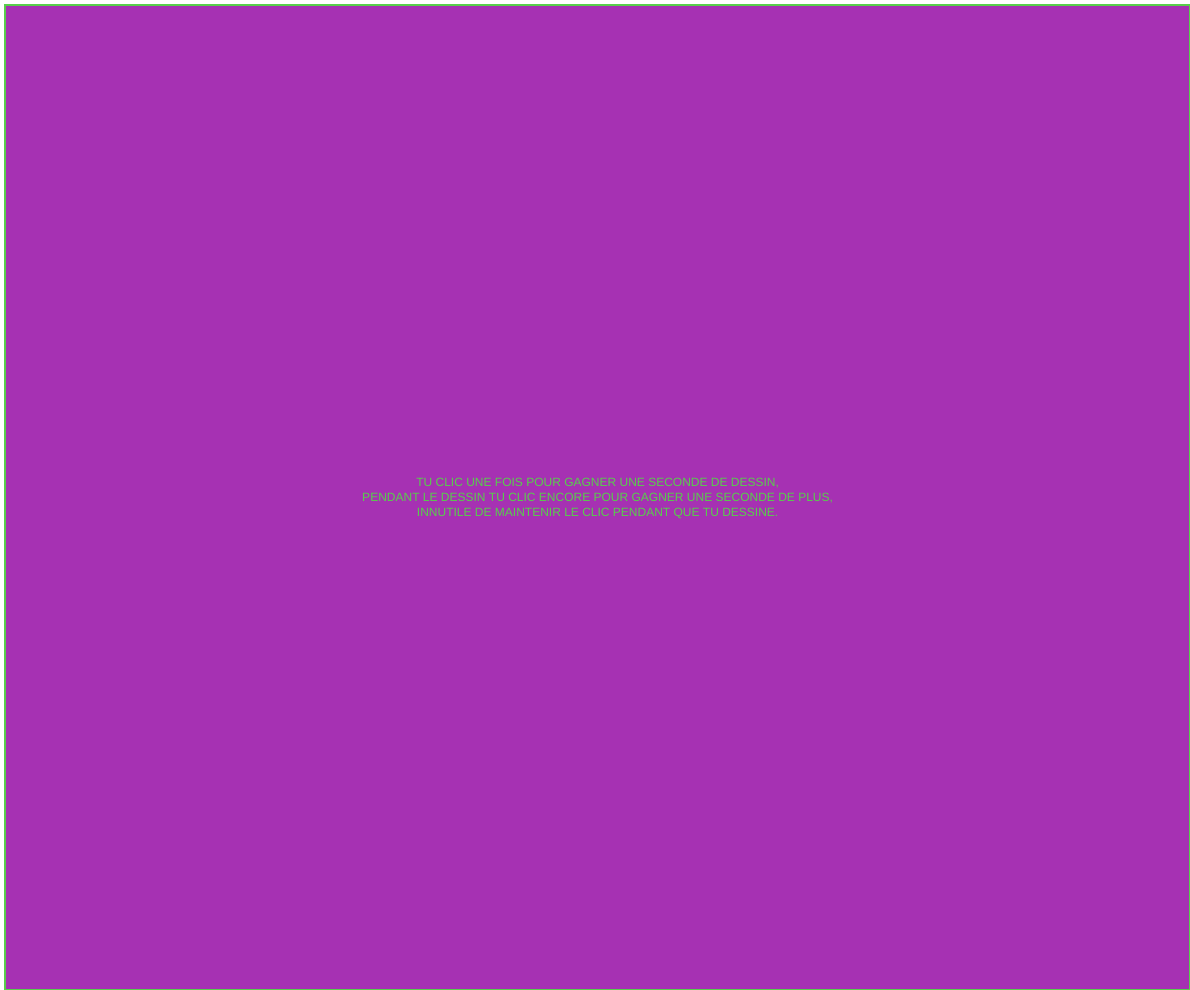
Frame 1 (no input)
Frame 60 (no input): identical to frame 1, image omitted
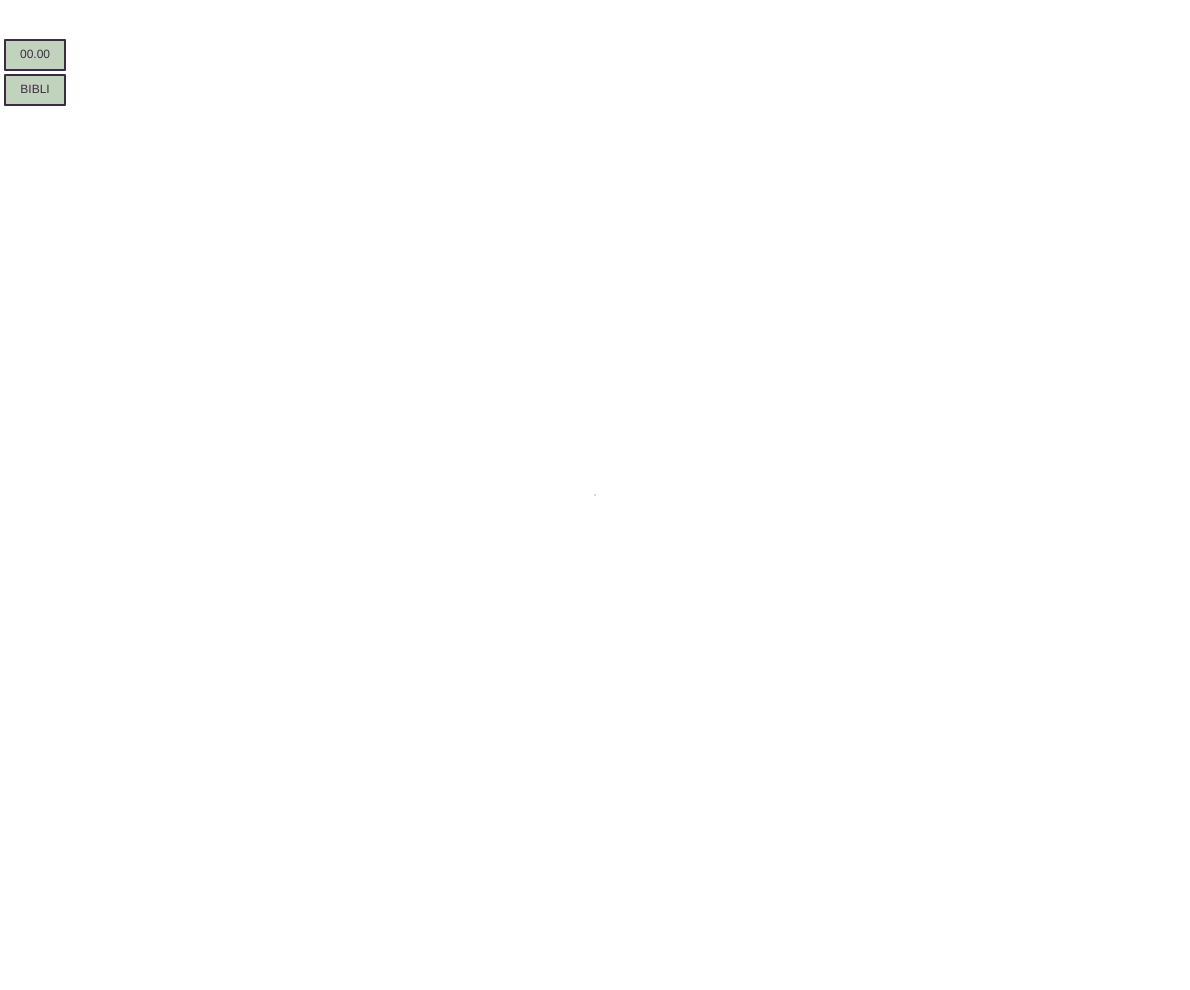
Frame 120 (the mouse pressed at the canvas centre since frame 60)

The p5.js sketch that drew these frames (run headless with seeded random() and noise() and a simulated clock; from frame 60 on, the mouse is pressed at the canvas centre):

// p5.js sketch
// ── sketch.js

var decompte, decompteMax; //durée du dessin en frm.
var bib = []; // array déstinée à contenir des objets dessins : tout ce qui est dessiné.
var menu; // indique dans quel menu on se situe : 1=accueil  2=dessins  3=bibliotheque
var menuBibActif; // indique quel dessin afficher quand on est dans la bibliothèque.
var compteAR, voirBib, chaqueDessin, voirDessinateur, boutonAccueil; // differents objets menu, chaque dessin est une array d'objet menu.

function setup() {
	createCanvas(windowWidth-10, windowHeight-10);


	decompte=0;
	decompteMax=0;
	frameRate(50); //ainsi le decompte est en 50e de seconde, facile a transformer en seconde dans le compteur
	menu =1;
	menuBibActif =0;
	compteAR = new Menu(3,color(100),0,1);
	voirBib = new Menu("BIBLI",color(100),0,2);
	voirDessinateur = new Menu("DESSIN",color(random(256),random(256),random(256)),0,0);
	boutonAccueil = new Menu("TU CLIC UNE FOIS POUR GAGNER UNE SECONDE DE DESSIN,\nPENDANT LE DESSIN TU CLIC ENCORE POUR GAGNER UNE SECONDE DE PLUS,\nINNUTILE DE MAINTENIR LE CLIC PENDANT QUE TU DESSINE.",color(random(256),random(256),random(256)),0,0,height-5,width-5);
	chaqueDessin = [];
}

function draw() {

	if (menu==1){
		drawMenu1();
	} else if (menu ==2) {
		drawMenu2();
	} else if (menu == 3) {
		drawMenu3();
	}
}

function mousePressed () {
// DANS LE MENU 1 et 2
	if (menu ==1 || menu==2) {
		if (voirBib.actif) { //quand on clic sur le bouton du menu 3
			menu=3;			//on y va
		} else {
			menu =2; 			//si on y etait pas deja on viens sur le menu 2
			if(decompte <=0) {  // si le dessin d'avant est fini on en recréé un.
				background(255);
				decompteMax=50;	//reinitialisation de decompte max
				append(bib, new Dessin(color(random(256),random(256),random(256)))); //nouvel objet dessin
				append(chaqueDessin, new Menu(bib.length, bib[bib.length-1].couleur,bib.length,0)); //nouvel objet menu pour le dessin
			}
			decompte = decompte + 50; //quoi qu'il arrive on auguemente le compteur de 50 a chaque clic
			if (decompte>decompteMax) { //le decompteMax se met a jour si besoin
				decompteMax=decompte;
			}
		}
// DANS LE MENU 3
	} else if (menu == 3) {
		if (voirDessinateur.actif) { //quand on clic sur le bouton du menu 2
			menu=2; // on y va
			background(255); // on efface tout
		}

		
	}
}


//ACCUEIL
function drawMenu1 () {
boutonAccueil.dessiner();
}

//DESSINATEUR
function drawMenu2 () {
	background(255,2); // disparition progressive du crayon pour decourager ceux qui veulent faire des trop grand dessins

	barreChargement(bib[bib.length-1].couleur,decompte,decompteMax); // dessine la barre de chargement
	
	bib[bib.length-1].tracer(decompte) ; //c'est donc avec cette fonction que la forme est dessinee par l'uttilisateur
	
	compteAR.txt=nf(decompte/50,2,2);
	compteAR.coul=bib[bib.length-1].couleur;
	compteAR.dessiner(); //dessine le compteur

	voirBib.coul=bib[bib.length-1].couleur;
	voirBib.dessiner(); //dessine le bouton vers le menu3 : bibliothèque


	if(decompte>0) {
		decompte --; // décrémentation compteur
		Crayon(bib[bib.length-1].couleur); //ici c'est le crayon qui montre a l'uttilisateur ou il en est.
	}
}

//BIBLIOTHÈQUE
function drawMenu3 () {
	background(255); // Efface tout
	voirDessinateur.dessiner(); //dessine le menu
	for(var i=0 ; i<bib.length ; i++) {	//on fait le tour de tous les dessins
		if (chaqueDessin[i].actif) {	//on trouve celui qui est designé par la souris
			menuBibActif = i;			//on note son numero dans menuBibActif
		}
		chaqueDessin[i].dessiner();  //on dessine le menu de chaque dessin
	}

	bib[menuBibActif].retracer(); //on trace le dessin designé par la souris
}



// ── Dessin.js
//////////OBJET DESSIN////////////

function Dessin(c) {
	var couleur;
	var points;
	var debut;
	this.couleur=c;
	this.points = [];
	this.fini = 0;
}


Dessin.prototype.tracer = function(decompte) {

	fill(this.couleur);
	stroke(couleurOpposee(this.couleur));
	strokeWeight(2);
	strokeJoin(ROUND);

	if (decompte <= 0) {
		background(255);
		endShape(CLOSE);
		this.fini = 1;
		return 1;									//Le dessin est fini
	} else if(this.points.length === 0) {
		beginShape();
		vertex(mouseX, mouseY);
		append(this.points, mouseX);
		append(this.points, mouseY);
		return 0;
	} else {
		vertex(mouseX, mouseY);
		append(this.points, mouseX);
		append(this.points, mouseY);
		return 0;
	}

};

Dessin.prototype.retracer = function() {

	fill(this.couleur);
	stroke(couleurOpposee(this.couleur));
	strokeWeight(2);
	strokeJoin(ROUND);
	beginShape();
	for (var i=0; i<this.points.length; i=i+2) {
		vertex(this.points[i],this.points[i+1]);
	}
	endShape(CLOSE);

};
// ── Display.js
///// cette fonction demande une couleur et retourne sa couleur complementaire
function couleurOpposee (couleur) {
	return color(255-red(couleur),255-green(couleur),255-blue(couleur));
}
//////cette fonction trace la barre de chargement
function barreChargement (coul, decompte, decompteMax) {
		//Barre déchargement
	stroke(couleurOpposee(coul));
	strokeWeight(2);
	fill(couleurOpposee(coul));
	rect(5,5,width-10,30);
	// stroke(255);
	fill(coul);
	rect(5,5,map(decompte,0,decompteMax,0,width-10),30);
}
///////cette fonction dessine le crayon
function Crayon (couleurDessin) {
	fill(couleurDessin);
	stroke(couleurDessin);
	strokeWeight(2);
	line(mouseX,mouseY,pmouseX, pmouseY);
	fill(0);
	ellipse(mouseX,mouseY,3,3);
}

// ── Menu.js
////////OBJET MENU/////////


function Menu(t,c,x,y,facH,facL) {
	var txt; // ce qui est ecrit dans le rect (recuperé a la création de l'objet)
	var coul; // la couleur (recuperé a la création de l'objet)
	var placeX; // position en ligne et colone de menu
	var placeY;
	var positionX, positionY; // position en pixel
	var h, l, e; //hauteur, llargeur, espacement
	var actif; // vaut 1 si la souris est sur le rectangle sinon=0

	this.h = facH || 30;
	this.l = facL || 60;
	this.e = 5;
	this.txt =t;
	this.coul = c;
	this.placeX = x;
	this.placeY = y;
	this.actif = 0;
	this.positionX = this.e + this.placeX*(this.l+this.e); //defini positionX en fonction de placeX
 
	//cette boucle sert à faire que les menus ne depassent pas de la fenetre et reviennent a la ligne.
	while (this.positionX+this.l>width) {
		this.placeY ++;
		this.placeX = this.placeX - floor(width/(this.l+this.e));
		this.positionX = this.e + this.placeX*(this.l+this.e);
	}
	this.positionY = this.e + this.placeY*(this.h+this.e);// defii position Y en fonction de place Y

	//print("menu" + this.txt + " X " + this.placeX + " Y " + this.placeY);

}

Menu.prototype.dessiner = function() { //sert a afficher le menu

	var c;
	//cette condition sers a modifier la couleur et la valeur de this.actif en fonction de la position de la souris
	if (mouseX>this.positionX && mouseX<this.positionX+this.l && mouseY>this.positionY  && mouseY<this.positionY+this.h) {
		c=couleurOpposee(this.coul);
		this.actif = 1;
	} else {
		c=this.coul;
		this.actif = 0;
	}

	fill(couleurOpposee(c));
	stroke(c);
	strokeWeight(2);
	rect(this.positionX, this.positionY, this.l, this.h);
	fill(c);
	noStroke();
	textAlign(CENTER, CENTER);
	text(this.txt, this.positionX+this.l/2, this.positionY+this.h/2);
};
